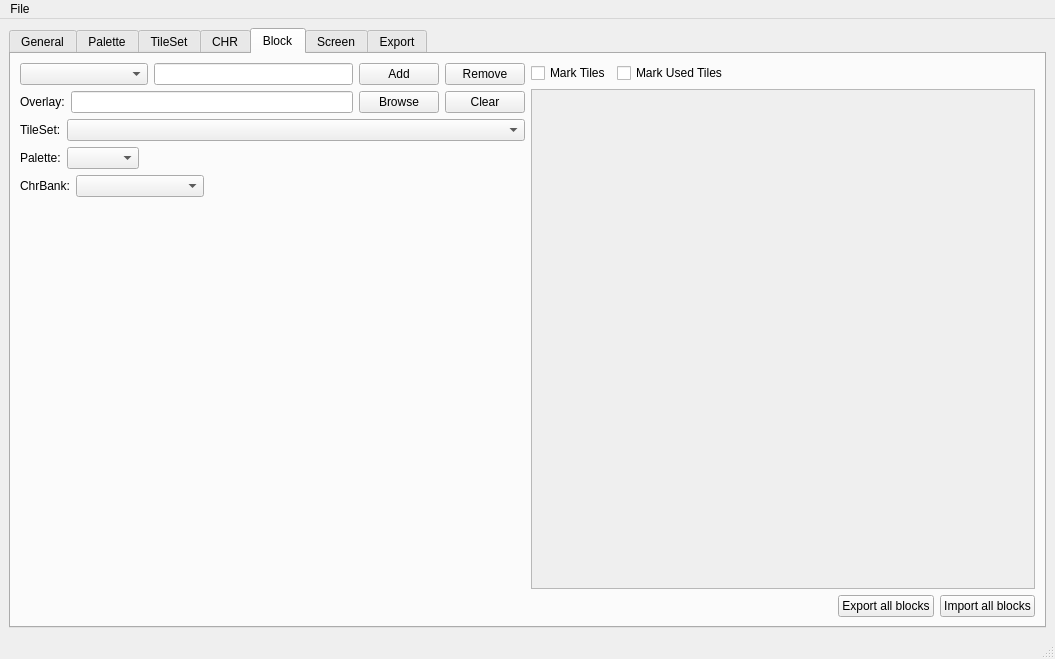
<?xml version="1.0" encoding="UTF-8"?>
<ui version="4.0">
 <class>MainWindow</class>
 <widget class="QMainWindow" name="MainWindow">
  <property name="geometry">
   <rect>
    <x>0</x>
    <y>0</y>
    <width>1055</width>
    <height>659</height>
   </rect>
  </property>
  <property name="windowTitle">
   <string>FamiLevel</string>
  </property>
  <widget class="QWidget" name="centralwidget">
   <layout class="QHBoxLayout" name="horizontalLayout">
    <item>
     <widget class="QTabWidget" name="tabWidget">
      <property name="currentIndex">
       <number>4</number>
      </property>
      <widget class="QWidget" name="tab_general">
       <attribute name="title">
        <string>General</string>
       </attribute>
       <layout class="QVBoxLayout" name="verticalLayout">
        <item>
         <layout class="QHBoxLayout" name="horizontalLayout_16">
          <property name="topMargin">
           <number>0</number>
          </property>
          <item>
           <widget class="QLabel" name="label_18">
            <property name="text">
             <string>Width in screens:</string>
            </property>
           </widget>
          </item>
          <item>
           <widget class="QLineEdit" name="edit_width_in_screens">
            <property name="maximumSize">
             <size>
              <width>64</width>
              <height>16777215</height>
             </size>
            </property>
           </widget>
          </item>
          <item>
           <widget class="QLabel" name="label_19">
            <property name="text">
             <string>Height in screens:</string>
            </property>
           </widget>
          </item>
          <item>
           <widget class="QLineEdit" name="edit_height_in_screens">
            <property name="maximumSize">
             <size>
              <width>64</width>
              <height>16777215</height>
             </size>
            </property>
           </widget>
          </item>
          <item>
           <spacer name="horizontalSpacer_11">
            <property name="orientation">
             <enum>Qt::Horizontal</enum>
            </property>
            <property name="sizeHint" stdset="0">
             <size>
              <width>40</width>
              <height>20</height>
             </size>
            </property>
           </spacer>
          </item>
         </layout>
        </item>
        <item>
         <layout class="QHBoxLayout" name="horizontalLayout_10">
          <property name="bottomMargin">
           <number>0</number>
          </property>
          <item>
           <widget class="QLabel" name="label_8">
            <property name="text">
             <string>Name</string>
            </property>
           </widget>
          </item>
          <item>
           <widget class="QLineEdit" name="lineEdit_name">
            <property name="sizePolicy">
             <sizepolicy hsizetype="Preferred" vsizetype="Fixed">
              <horstretch>0</horstretch>
              <verstretch>0</verstretch>
             </sizepolicy>
            </property>
            <property name="minimumSize">
             <size>
              <width>256</width>
              <height>0</height>
             </size>
            </property>
           </widget>
          </item>
          <item>
           <spacer name="horizontalSpacer_7">
            <property name="orientation">
             <enum>Qt::Horizontal</enum>
            </property>
            <property name="sizeHint" stdset="0">
             <size>
              <width>40</width>
              <height>20</height>
             </size>
            </property>
           </spacer>
          </item>
         </layout>
        </item>
        <item>
         <widget class="QFrame" name="frame">
          <property name="frameShape">
           <enum>QFrame::StyledPanel</enum>
          </property>
          <property name="frameShadow">
           <enum>QFrame::Raised</enum>
          </property>
          <layout class="QHBoxLayout" name="horizontalLayout_2">
           <property name="leftMargin">
            <number>0</number>
           </property>
           <property name="topMargin">
            <number>0</number>
           </property>
           <property name="rightMargin">
            <number>0</number>
           </property>
           <property name="bottomMargin">
            <number>0</number>
           </property>
           <item>
            <widget class="QLabel" name="label">
             <property name="text">
              <string>Palette mode</string>
             </property>
            </widget>
           </item>
           <item>
            <widget class="QComboBox" name="comboBox_palette_mode">
             <property name="minimumSize">
              <size>
               <width>128</width>
               <height>0</height>
              </size>
             </property>
            </widget>
           </item>
           <item>
            <widget class="QLabel" name="label_general_palette">
             <property name="minimumSize">
              <size>
               <width>256</width>
               <height>64</height>
              </size>
             </property>
             <property name="maximumSize">
              <size>
               <width>256</width>
               <height>64</height>
              </size>
             </property>
             <property name="text">
              <string/>
             </property>
            </widget>
           </item>
           <item>
            <spacer name="horizontalSpacer">
             <property name="orientation">
              <enum>Qt::Horizontal</enum>
             </property>
             <property name="sizeHint" stdset="0">
              <size>
               <width>40</width>
               <height>20</height>
              </size>
             </property>
            </spacer>
           </item>
          </layout>
         </widget>
        </item>
        <item>
         <widget class="Line" name="line">
          <property name="orientation">
           <enum>Qt::Horizontal</enum>
          </property>
         </widget>
        </item>
        <item>
         <spacer name="verticalSpacer">
          <property name="orientation">
           <enum>Qt::Vertical</enum>
          </property>
          <property name="sizeHint" stdset="0">
           <size>
            <width>20</width>
            <height>125</height>
           </size>
          </property>
         </spacer>
        </item>
       </layout>
      </widget>
      <widget class="QWidget" name="tab_palette">
       <attribute name="title">
        <string>Palette</string>
       </attribute>
       <layout class="QVBoxLayout" name="verticalLayout_3">
        <item>
         <layout class="QHBoxLayout" name="horizontalLayout_3">
          <item>
           <widget class="QComboBox" name="comboBox_palette_set">
            <property name="minimumSize">
             <size>
              <width>128</width>
              <height>0</height>
             </size>
            </property>
            <property name="editable">
             <bool>false</bool>
            </property>
           </widget>
          </item>
          <item>
           <widget class="QLineEdit" name="lineEdit_palette_set">
            <property name="maximumSize">
             <size>
              <width>128</width>
              <height>16777215</height>
             </size>
            </property>
           </widget>
          </item>
          <item>
           <widget class="QPushButton" name="btn_palette_set_add">
            <property name="text">
             <string>Add</string>
            </property>
           </widget>
          </item>
          <item>
           <widget class="QPushButton" name="btn_palette_set_remove">
            <property name="text">
             <string>Remove</string>
            </property>
           </widget>
          </item>
          <item>
           <spacer name="horizontalSpacer_2">
            <property name="orientation">
             <enum>Qt::Horizontal</enum>
            </property>
            <property name="sizeHint" stdset="0">
             <size>
              <width>40</width>
              <height>20</height>
             </size>
            </property>
           </spacer>
          </item>
         </layout>
        </item>
        <item>
         <layout class="QHBoxLayout" name="horizontalLayout_4">
          <item>
           <widget class="QLabel" name="label_palette_set_current">
            <property name="minimumSize">
             <size>
              <width>64</width>
              <height>64</height>
             </size>
            </property>
            <property name="text">
             <string/>
            </property>
           </widget>
          </item>
          <item>
           <spacer name="horizontalSpacer_3">
            <property name="orientation">
             <enum>Qt::Horizontal</enum>
            </property>
            <property name="sizeHint" stdset="0">
             <size>
              <width>40</width>
              <height>20</height>
             </size>
            </property>
           </spacer>
          </item>
         </layout>
        </item>
        <item>
         <spacer name="verticalSpacer_3">
          <property name="orientation">
           <enum>Qt::Vertical</enum>
          </property>
          <property name="sizeHint" stdset="0">
           <size>
            <width>20</width>
            <height>424</height>
           </size>
          </property>
         </spacer>
        </item>
       </layout>
      </widget>
      <widget class="QWidget" name="tab_tileset">
       <attribute name="title">
        <string>TileSet</string>
       </attribute>
       <layout class="QVBoxLayout" name="verticalLayout_12">
        <item>
         <layout class="QHBoxLayout" name="horizontalLayout_19">
          <item>
           <widget class="QComboBox" name="comboBox_tileset"/>
          </item>
          <item>
           <widget class="QPushButton" name="btn_tileset_add">
            <property name="maximumSize">
             <size>
              <width>128</width>
              <height>16777215</height>
             </size>
            </property>
            <property name="text">
             <string>Add</string>
            </property>
           </widget>
          </item>
          <item>
           <widget class="QPushButton" name="btn_tileset_remove">
            <property name="maximumSize">
             <size>
              <width>128</width>
              <height>16777215</height>
             </size>
            </property>
            <property name="text">
             <string>Remove</string>
            </property>
           </widget>
          </item>
         </layout>
        </item>
        <item>
         <widget class="QScrollArea" name="scrollArea_tileset">
          <property name="widgetResizable">
           <bool>true</bool>
          </property>
          <widget class="QWidget" name="scrollAreaWidgetContents">
           <property name="geometry">
            <rect>
             <x>0</x>
             <y>0</y>
             <width>1011</width>
             <height>517</height>
            </rect>
           </property>
          </widget>
         </widget>
        </item>
       </layout>
      </widget>
      <widget class="QWidget" name="tab_chr">
       <attribute name="title">
        <string>CHR</string>
       </attribute>
       <layout class="QVBoxLayout" name="verticalLayout_6">
        <item>
         <layout class="QHBoxLayout" name="horizontalLayout_5">
          <item>
           <widget class="QComboBox" name="comboBox_chr_set">
            <property name="minimumSize">
             <size>
              <width>128</width>
              <height>0</height>
             </size>
            </property>
            <property name="editable">
             <bool>false</bool>
            </property>
           </widget>
          </item>
          <item>
           <widget class="QLineEdit" name="lineEdit_chr_set">
            <property name="maximumSize">
             <size>
              <width>128</width>
              <height>16777215</height>
             </size>
            </property>
           </widget>
          </item>
          <item>
           <widget class="QPushButton" name="btn_chr_set_add">
            <property name="text">
             <string>Add</string>
            </property>
           </widget>
          </item>
          <item>
           <widget class="QPushButton" name="btn_chr_set_remove">
            <property name="text">
             <string>Remove</string>
            </property>
           </widget>
          </item>
          <item>
           <spacer name="horizontalSpacer_4">
            <property name="orientation">
             <enum>Qt::Horizontal</enum>
            </property>
            <property name="sizeHint" stdset="0">
             <size>
              <width>40</width>
              <height>20</height>
             </size>
            </property>
           </spacer>
          </item>
         </layout>
        </item>
        <item>
         <widget class="QWidget" name="widget_chr_set_item" native="true">
          <layout class="QVBoxLayout" name="verticalLayout_4">
           <property name="leftMargin">
            <number>0</number>
           </property>
           <property name="topMargin">
            <number>0</number>
           </property>
           <property name="rightMargin">
            <number>0</number>
           </property>
           <property name="bottomMargin">
            <number>0</number>
           </property>
           <item>
            <layout class="QHBoxLayout" name="horizontalLayout_6">
             <item>
              <widget class="QLabel" name="label_2">
               <property name="text">
                <string>ChrSize</string>
               </property>
              </widget>
             </item>
             <item>
              <widget class="QComboBox" name="comboBox_chr_size"/>
             </item>
             <item>
              <spacer name="horizontalSpacer_5">
               <property name="orientation">
                <enum>Qt::Horizontal</enum>
               </property>
               <property name="sizeHint" stdset="0">
                <size>
                 <width>40</width>
                 <height>20</height>
                </size>
               </property>
              </spacer>
             </item>
            </layout>
           </item>
          </layout>
         </widget>
        </item>
        <item>
         <layout class="QHBoxLayout" name="horizontalLayout_21">
          <property name="topMargin">
           <number>0</number>
          </property>
          <item>
           <spacer name="horizontalSpacer_18">
            <property name="orientation">
             <enum>Qt::Horizontal</enum>
            </property>
            <property name="sizeHint" stdset="0">
             <size>
              <width>40</width>
              <height>20</height>
             </size>
            </property>
           </spacer>
          </item>
          <item>
           <widget class="QLabel" name="label_chr_render">
            <property name="text">
             <string/>
            </property>
           </widget>
          </item>
          <item>
           <spacer name="horizontalSpacer_14">
            <property name="orientation">
             <enum>Qt::Horizontal</enum>
            </property>
            <property name="sizeHint" stdset="0">
             <size>
              <width>40</width>
              <height>20</height>
             </size>
            </property>
           </spacer>
          </item>
         </layout>
        </item>
        <item>
         <spacer name="verticalSpacer_4">
          <property name="orientation">
           <enum>Qt::Vertical</enum>
          </property>
          <property name="sizeHint" stdset="0">
           <size>
            <width>20</width>
            <height>436</height>
           </size>
          </property>
         </spacer>
        </item>
       </layout>
      </widget>
      <widget class="QWidget" name="tab_Block">
       <attribute name="title">
        <string>Block</string>
       </attribute>
       <layout class="QHBoxLayout" name="horizontalLayout_13" stretch="1,1">
        <item>
         <layout class="QVBoxLayout" name="verticalLayout_7">
          <item>
           <layout class="QHBoxLayout" name="horizontalLayout_8">
            <property name="topMargin">
             <number>0</number>
            </property>
            <item>
             <widget class="QComboBox" name="comboBox_block_set">
              <property name="minimumSize">
               <size>
                <width>128</width>
                <height>0</height>
               </size>
              </property>
             </widget>
            </item>
            <item>
             <widget class="QLineEdit" name="lineEdit_block_set"/>
            </item>
            <item>
             <widget class="QPushButton" name="btn_block_set_add">
              <property name="text">
               <string>Add</string>
              </property>
             </widget>
            </item>
            <item>
             <widget class="QPushButton" name="btn_block_set_remove">
              <property name="text">
               <string>Remove</string>
              </property>
             </widget>
            </item>
           </layout>
          </item>
          <item>
           <layout class="QHBoxLayout" name="horizontalLayout_15">
            <property name="topMargin">
             <number>0</number>
            </property>
            <item>
             <widget class="QLabel" name="label_6">
              <property name="text">
               <string>Overlay:</string>
              </property>
             </widget>
            </item>
            <item>
             <widget class="QLineEdit" name="lineEdit_block_overlay">
              <property name="readOnly">
               <bool>true</bool>
              </property>
             </widget>
            </item>
            <item>
             <widget class="QPushButton" name="btn_block_overlay_browse">
              <property name="text">
               <string>Browse</string>
              </property>
             </widget>
            </item>
            <item>
             <widget class="QPushButton" name="btn_block_overlay_clear">
              <property name="text">
               <string>Clear</string>
              </property>
             </widget>
            </item>
           </layout>
          </item>
          <item>
           <layout class="QHBoxLayout" name="horizontalLayout_20">
            <property name="topMargin">
             <number>0</number>
            </property>
            <item>
             <widget class="QLabel" name="label_7">
              <property name="sizePolicy">
               <sizepolicy hsizetype="Maximum" vsizetype="Preferred">
                <horstretch>0</horstretch>
                <verstretch>0</verstretch>
               </sizepolicy>
              </property>
              <property name="text">
               <string>TileSet:</string>
              </property>
             </widget>
            </item>
            <item>
             <widget class="QComboBox" name="comboBox_block_tileset">
              <property name="sizePolicy">
               <sizepolicy hsizetype="Preferred" vsizetype="Fixed">
                <horstretch>0</horstretch>
                <verstretch>0</verstretch>
               </sizepolicy>
              </property>
             </widget>
            </item>
           </layout>
          </item>
          <item>
           <widget class="QWidget" name="widget_block_param" native="true">
            <property name="minimumSize">
             <size>
              <width>0</width>
              <height>0</height>
             </size>
            </property>
            <layout class="QVBoxLayout" name="verticalLayout_9" stretch="0,0,1">
             <property name="leftMargin">
              <number>0</number>
             </property>
             <property name="topMargin">
              <number>0</number>
             </property>
             <property name="rightMargin">
              <number>0</number>
             </property>
             <property name="bottomMargin">
              <number>0</number>
             </property>
             <item>
              <layout class="QHBoxLayout" name="horizontalLayout_14">
               <item>
                <widget class="QLabel" name="label_5">
                 <property name="text">
                  <string>Palette:</string>
                 </property>
                </widget>
               </item>
               <item>
                <widget class="QComboBox" name="comboBox_block_set_palette"/>
               </item>
               <item>
                <widget class="QLabel" name="label_block_palette">
                 <property name="text">
                  <string/>
                 </property>
                </widget>
               </item>
               <item>
                <spacer name="horizontalSpacer_15">
                 <property name="orientation">
                  <enum>Qt::Horizontal</enum>
                 </property>
                 <property name="sizeHint" stdset="0">
                  <size>
                   <width>40</width>
                   <height>20</height>
                  </size>
                 </property>
                </spacer>
               </item>
              </layout>
             </item>
             <item>
              <layout class="QHBoxLayout" name="horizontalLayout_7">
               <property name="topMargin">
                <number>0</number>
               </property>
               <item>
                <widget class="QLabel" name="label_3">
                 <property name="text">
                  <string>ChrBank:</string>
                 </property>
                </widget>
               </item>
               <item>
                <widget class="QComboBox" name="comboBox_block_chrbank">
                 <property name="minimumSize">
                  <size>
                   <width>128</width>
                   <height>0</height>
                  </size>
                 </property>
                </widget>
               </item>
               <item>
                <spacer name="horizontalSpacer_6">
                 <property name="orientation">
                  <enum>Qt::Horizontal</enum>
                 </property>
                 <property name="sizeHint" stdset="0">
                  <size>
                   <width>40</width>
                   <height>20</height>
                  </size>
                 </property>
                </spacer>
               </item>
              </layout>
             </item>
             <item>
              <layout class="QHBoxLayout" name="horizontalLayout_11">
               <property name="topMargin">
                <number>0</number>
               </property>
               <item>
                <spacer name="horizontalSpacer_10">
                 <property name="orientation">
                  <enum>Qt::Horizontal</enum>
                 </property>
                 <property name="sizeHint" stdset="0">
                  <size>
                   <width>40</width>
                   <height>20</height>
                  </size>
                 </property>
                </spacer>
               </item>
               <item>
                <widget class="QLabel" name="label_block_set_view">
                 <property name="minimumSize">
                  <size>
                   <width>0</width>
                   <height>0</height>
                  </size>
                 </property>
                 <property name="text">
                  <string/>
                 </property>
                </widget>
               </item>
               <item>
                <spacer name="horizontalSpacer_12">
                 <property name="orientation">
                  <enum>Qt::Horizontal</enum>
                 </property>
                 <property name="sizeHint" stdset="0">
                  <size>
                   <width>40</width>
                   <height>20</height>
                  </size>
                 </property>
                </spacer>
               </item>
              </layout>
             </item>
            </layout>
           </widget>
          </item>
          <item>
           <spacer name="verticalSpacer_7">
            <property name="orientation">
             <enum>Qt::Vertical</enum>
            </property>
            <property name="sizeHint" stdset="0">
             <size>
              <width>20</width>
              <height>40</height>
             </size>
            </property>
           </spacer>
          </item>
         </layout>
        </item>
        <item>
         <layout class="QVBoxLayout" name="verticalLayout_8">
          <item>
           <layout class="QHBoxLayout" name="horizontalLayout_22">
            <property name="topMargin">
             <number>0</number>
            </property>
            <item>
             <widget class="QCheckBox" name="checkBox_block_mark_tiles">
              <property name="text">
               <string>Mark Tiles</string>
              </property>
             </widget>
            </item>
            <item>
             <widget class="QCheckBox" name="checkBox_block_mark_used_tiles">
              <property name="text">
               <string>Mark Used Tiles</string>
              </property>
             </widget>
            </item>
            <item>
             <spacer name="horizontalSpacer_19">
              <property name="orientation">
               <enum>Qt::Horizontal</enum>
              </property>
              <property name="sizeHint" stdset="0">
               <size>
                <width>40</width>
                <height>20</height>
               </size>
              </property>
             </spacer>
            </item>
           </layout>
          </item>
          <item>
           <widget class="QScrollArea" name="scrollArea_block">
            <property name="widgetResizable">
             <bool>true</bool>
            </property>
            <widget class="QWidget" name="scrollAreaWidgetContents_2">
             <property name="geometry">
              <rect>
               <x>0</x>
               <y>0</y>
               <width>499</width>
               <height>487</height>
              </rect>
             </property>
            </widget>
           </widget>
          </item>
          <item>
           <layout class="QHBoxLayout" name="horizontalLayout_18">
            <property name="topMargin">
             <number>0</number>
            </property>
            <item>
             <spacer name="horizontalSpacer_17">
              <property name="orientation">
               <enum>Qt::Horizontal</enum>
              </property>
              <property name="sizeHint" stdset="0">
               <size>
                <width>40</width>
                <height>20</height>
               </size>
              </property>
             </spacer>
            </item>
            <item>
             <widget class="QPushButton" name="btn_block_export_all">
              <property name="text">
               <string>Export all blocks</string>
              </property>
             </widget>
            </item>
            <item>
             <widget class="QPushButton" name="btn_block_import_all">
              <property name="text">
               <string>Import all blocks</string>
              </property>
             </widget>
            </item>
           </layout>
          </item>
         </layout>
        </item>
       </layout>
      </widget>
      <widget class="QWidget" name="tab_screen">
       <attribute name="title">
        <string>Screen</string>
       </attribute>
       <layout class="QHBoxLayout" name="horizontalLayout_9">
        <property name="leftMargin">
         <number>0</number>
        </property>
        <property name="topMargin">
         <number>0</number>
        </property>
        <property name="rightMargin">
         <number>0</number>
        </property>
        <property name="bottomMargin">
         <number>0</number>
        </property>
        <item>
         <widget class="QSplitter" name="splitter_screen">
          <property name="orientation">
           <enum>Qt::Horizontal</enum>
          </property>
          <widget class="QWidget" name="widget_screen_left" native="true">
           <layout class="QGridLayout" name="gridLayout_3">
            <property name="leftMargin">
             <number>0</number>
            </property>
            <property name="topMargin">
             <number>0</number>
            </property>
            <property name="rightMargin">
             <number>0</number>
            </property>
            <property name="bottomMargin">
             <number>0</number>
            </property>
            <item row="0" column="0">
             <layout class="QVBoxLayout" name="verticalLayout_10">
              <item>
               <spacer name="verticalSpacer_2">
                <property name="orientation">
                 <enum>Qt::Vertical</enum>
                </property>
                <property name="sizeHint" stdset="0">
                 <size>
                  <width>20</width>
                  <height>40</height>
                 </size>
                </property>
               </spacer>
              </item>
              <item>
               <layout class="QHBoxLayout" name="horizontalLayout_17">
                <property name="leftMargin">
                 <number>0</number>
                </property>
                <property name="topMargin">
                 <number>0</number>
                </property>
                <item>
                 <spacer name="horizontalSpacer_13">
                  <property name="orientation">
                   <enum>Qt::Horizontal</enum>
                  </property>
                  <property name="sizeHint" stdset="0">
                   <size>
                    <width>40</width>
                    <height>20</height>
                   </size>
                  </property>
                 </spacer>
                </item>
                <item>
                 <widget class="QLabel" name="label_screen_render">
                  <property name="minimumSize">
                   <size>
                    <width>32</width>
                    <height>32</height>
                   </size>
                  </property>
                  <property name="text">
                   <string/>
                  </property>
                 </widget>
                </item>
                <item>
                 <spacer name="horizontalSpacer_16">
                  <property name="orientation">
                   <enum>Qt::Horizontal</enum>
                  </property>
                  <property name="sizeHint" stdset="0">
                   <size>
                    <width>40</width>
                    <height>20</height>
                   </size>
                  </property>
                 </spacer>
                </item>
               </layout>
              </item>
              <item>
               <spacer name="verticalSpacer_8">
                <property name="orientation">
                 <enum>Qt::Vertical</enum>
                </property>
                <property name="sizeHint" stdset="0">
                 <size>
                  <width>20</width>
                  <height>40</height>
                 </size>
                </property>
               </spacer>
              </item>
             </layout>
            </item>
            <item row="1" column="0">
             <widget class="QScrollBar" name="scroll_screen_h">
              <property name="orientation">
               <enum>Qt::Horizontal</enum>
              </property>
             </widget>
            </item>
            <item row="0" column="1">
             <widget class="QScrollBar" name="scroll_screen_v">
              <property name="orientation">
               <enum>Qt::Vertical</enum>
              </property>
              <property name="invertedControls">
               <bool>false</bool>
              </property>
             </widget>
            </item>
           </layout>
          </widget>
          <widget class="QWidget" name="widget_screen_right" native="true">
           <layout class="QVBoxLayout" name="verticalLayout_2">
            <property name="leftMargin">
             <number>0</number>
            </property>
            <property name="topMargin">
             <number>0</number>
            </property>
            <property name="rightMargin">
             <number>0</number>
            </property>
            <property name="bottomMargin">
             <number>0</number>
            </property>
            <item>
             <widget class="QListWidget" name="listWidget_screen"/>
            </item>
            <item>
             <widget class="Line" name="line_3">
              <property name="orientation">
               <enum>Qt::Horizontal</enum>
              </property>
             </widget>
            </item>
            <item>
             <widget class="QCheckBox" name="checkBox_screen_patter">
              <property name="text">
               <string>Draw Pattern</string>
              </property>
             </widget>
            </item>
            <item>
             <widget class="QWidget" name="widget_screen_pattern" native="true">
              <property name="minimumSize">
               <size>
                <width>0</width>
                <height>0</height>
               </size>
              </property>
              <layout class="QVBoxLayout" name="verticalLayout_11">
               <item>
                <widget class="QPushButton" name="btn_screen_fill">
                 <property name="text">
                  <string>Fill All</string>
                 </property>
                </widget>
               </item>
               <item>
                <widget class="QPushButton" name="btn_screen_smb_bg">
                 <property name="text">
                  <string>SMB1 graas and sky</string>
                 </property>
                </widget>
               </item>
               <item>
                <widget class="QPushButton" name="btn_screen_smb_sky">
                 <property name="text">
                  <string>SMB1 sky</string>
                 </property>
                </widget>
               </item>
              </layout>
             </widget>
            </item>
            <item>
             <widget class="Line" name="line_2">
              <property name="orientation">
               <enum>Qt::Horizontal</enum>
              </property>
             </widget>
            </item>
            <item>
             <widget class="QCheckBox" name="checkBox_screen_draw_grid">
              <property name="text">
               <string>DrawGrid</string>
              </property>
             </widget>
            </item>
            <item>
             <widget class="QCheckBox" name="checkBox_screen_show_block_index">
              <property name="text">
               <string>Show Block Index</string>
              </property>
             </widget>
            </item>
            <item>
             <widget class="QCheckBox" name="checkBox_screen_draw_overlay">
              <property name="text">
               <string>Draw Overlay</string>
              </property>
             </widget>
            </item>
           </layout>
          </widget>
         </widget>
        </item>
       </layout>
      </widget>
      <widget class="QWidget" name="tab_export">
       <attribute name="title">
        <string>Export</string>
       </attribute>
       <layout class="QVBoxLayout" name="verticalLayout_5">
        <item>
         <layout class="QGridLayout" name="gridLayout">
          <property name="bottomMargin">
           <number>0</number>
          </property>
          <item row="0" column="1">
           <widget class="QComboBox" name="comboBox_compression">
            <property name="minimumSize">
             <size>
              <width>164</width>
              <height>0</height>
             </size>
            </property>
           </widget>
          </item>
          <item row="0" column="0">
           <widget class="QLabel" name="label_9">
            <property name="text">
             <string>Compression</string>
            </property>
           </widget>
          </item>
          <item row="0" column="2">
           <spacer name="horizontalSpacer_9">
            <property name="orientation">
             <enum>Qt::Horizontal</enum>
            </property>
            <property name="sizeHint" stdset="0">
             <size>
              <width>40</width>
              <height>20</height>
             </size>
            </property>
           </spacer>
          </item>
          <item row="1" column="0">
           <widget class="QLabel" name="label_11">
            <property name="text">
             <string>Allign chr</string>
            </property>
           </widget>
          </item>
          <item row="1" column="1">
           <widget class="QComboBox" name="comboBox_chr_align">
            <property name="minimumSize">
             <size>
              <width>164</width>
              <height>0</height>
             </size>
            </property>
           </widget>
          </item>
         </layout>
        </item>
        <item>
         <layout class="QHBoxLayout" name="horizontalLayout_12">
          <item>
           <widget class="QPushButton" name="btn_export_blocks">
            <property name="text">
             <string>Export Blocks</string>
            </property>
           </widget>
          </item>
          <item>
           <widget class="QPushButton" name="btn_export_screens">
            <property name="text">
             <string>Export Screens</string>
            </property>
           </widget>
          </item>
          <item>
           <spacer name="horizontalSpacer_8">
            <property name="orientation">
             <enum>Qt::Horizontal</enum>
            </property>
            <property name="sizeHint" stdset="0">
             <size>
              <width>40</width>
              <height>20</height>
             </size>
            </property>
           </spacer>
          </item>
         </layout>
        </item>
        <item>
         <spacer name="verticalSpacer_5">
          <property name="orientation">
           <enum>Qt::Vertical</enum>
          </property>
          <property name="sizeHint" stdset="0">
           <size>
            <width>20</width>
            <height>438</height>
           </size>
          </property>
         </spacer>
        </item>
       </layout>
      </widget>
     </widget>
    </item>
   </layout>
  </widget>
  <widget class="QMenuBar" name="menubar">
   <property name="geometry">
    <rect>
     <x>0</x>
     <y>0</y>
     <width>1055</width>
     <height>22</height>
    </rect>
   </property>
   <widget class="QMenu" name="menuFile">
    <property name="title">
     <string>File</string>
    </property>
    <addaction name="actionOpen"/>
    <addaction name="actionSave"/>
    <addaction name="actionSave_as"/>
    <addaction name="actionExit"/>
   </widget>
   <addaction name="menuFile"/>
  </widget>
  <widget class="QStatusBar" name="statusbar"/>
  <action name="actionOpen">
   <property name="text">
    <string>Open</string>
   </property>
  </action>
  <action name="actionSave">
   <property name="text">
    <string>Save</string>
   </property>
  </action>
  <action name="actionSave_as">
   <property name="text">
    <string>Save as</string>
   </property>
  </action>
  <action name="actionExit">
   <property name="text">
    <string>Exit</string>
   </property>
  </action>
 </widget>
 <resources/>
 <connections/>
</ui>
